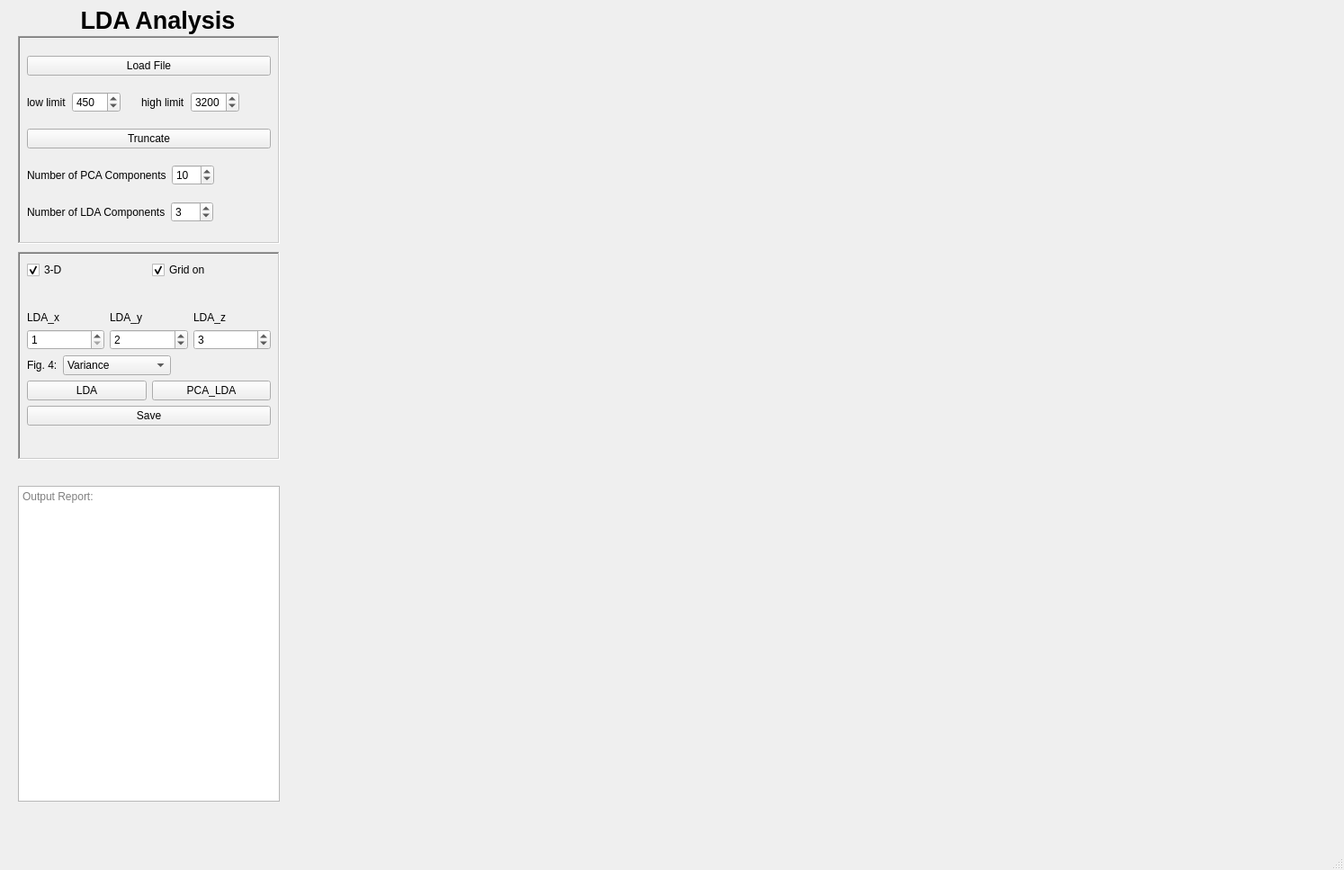
<?xml version="1.0" encoding="UTF-8"?>
<ui version="4.0">
 <class>MainWindow</class>
 <widget class="QMainWindow" name="MainWindow">
  <property name="geometry">
   <rect>
    <x>0</x>
    <y>0</y>
    <width>1494</width>
    <height>967</height>
   </rect>
  </property>
  <property name="sizePolicy">
   <sizepolicy hsizetype="Expanding" vsizetype="Expanding">
    <horstretch>0</horstretch>
    <verstretch>0</verstretch>
   </sizepolicy>
  </property>
  <property name="windowTitle">
   <string>MainWindow</string>
  </property>
  <widget class="QWidget" name="centralwidget">
   <widget class="QLabel" name="label_9">
    <property name="geometry">
     <rect>
      <x>20</x>
      <y>0</y>
      <width>311</width>
      <height>44</height>
     </rect>
    </property>
    <property name="font">
     <font>
      <family>Arial</family>
      <pointsize>20</pointsize>
      <weight>75</weight>
      <bold>true</bold>
     </font>
    </property>
    <property name="text">
     <string>LDA Analysis</string>
    </property>
    <property name="alignment">
     <set>Qt::AlignCenter</set>
    </property>
   </widget>
   <widget class="QWidget" name="verticalLayoutWidget_2">
    <property name="geometry">
     <rect>
      <x>330</x>
      <y>40</y>
      <width>1141</width>
      <height>851</height>
     </rect>
    </property>
    <layout class="QVBoxLayout" name="verticalLayout_2">
     <item>
      <widget class="QWidget" name="widget" native="true">
       <property name="sizePolicy">
        <sizepolicy hsizetype="Expanding" vsizetype="Expanding">
         <horstretch>0</horstretch>
         <verstretch>0</verstretch>
        </sizepolicy>
       </property>
      </widget>
     </item>
    </layout>
   </widget>
   <widget class="QFrame" name="frame">
    <property name="geometry">
     <rect>
      <x>20</x>
      <y>40</y>
      <width>291</width>
      <height>231</height>
     </rect>
    </property>
    <property name="frameShape">
     <enum>QFrame::WinPanel</enum>
    </property>
    <property name="frameShadow">
     <enum>QFrame::Sunken</enum>
    </property>
    <widget class="QWidget" name="verticalLayoutWidget_3">
     <property name="geometry">
      <rect>
       <x>10</x>
       <y>10</y>
       <width>271</width>
       <height>210</height>
      </rect>
     </property>
     <layout class="QVBoxLayout" name="verticalLayout_3">
      <item>
       <layout class="QHBoxLayout" name="horizontalLayout_3">
        <item>
         <widget class="QPushButton" name="pushButton_3">
          <property name="font">
           <font>
            <family>Arial</family>
           </font>
          </property>
          <property name="text">
           <string>Load File</string>
          </property>
         </widget>
        </item>
       </layout>
      </item>
      <item>
       <layout class="QHBoxLayout" name="horizontalLayout_4">
        <item>
         <widget class="QLabel" name="label">
          <property name="font">
           <font>
            <family>Arial</family>
           </font>
          </property>
          <property name="text">
           <string>low limit</string>
          </property>
         </widget>
        </item>
        <item>
         <widget class="QSpinBox" name="spinBox">
          <property name="font">
           <font>
            <family>Arial</family>
           </font>
          </property>
          <property name="minimum">
           <number>1</number>
          </property>
          <property name="maximum">
           <number>3600</number>
          </property>
          <property name="singleStep">
           <number>5</number>
          </property>
          <property name="value">
           <number>450</number>
          </property>
         </widget>
        </item>
        <item>
         <spacer name="horizontalSpacer_8">
          <property name="orientation">
           <enum>Qt::Horizontal</enum>
          </property>
          <property name="sizeHint" stdset="0">
           <size>
            <width>40</width>
            <height>20</height>
           </size>
          </property>
         </spacer>
        </item>
        <item>
         <widget class="QLabel" name="label_19">
          <property name="font">
           <font>
            <family>Arial</family>
           </font>
          </property>
          <property name="text">
           <string>high limit</string>
          </property>
         </widget>
        </item>
        <item>
         <widget class="QSpinBox" name="spinBox_2">
          <property name="font">
           <font>
            <family>Arial</family>
           </font>
          </property>
          <property name="minimum">
           <number>1</number>
          </property>
          <property name="maximum">
           <number>4000</number>
          </property>
          <property name="singleStep">
           <number>5</number>
          </property>
          <property name="value">
           <number>3200</number>
          </property>
         </widget>
        </item>
        <item>
         <spacer name="horizontalSpacer_4">
          <property name="orientation">
           <enum>Qt::Horizontal</enum>
          </property>
          <property name="sizeHint" stdset="0">
           <size>
            <width>58</width>
            <height>23</height>
           </size>
          </property>
         </spacer>
        </item>
       </layout>
      </item>
      <item>
       <widget class="QPushButton" name="pushButton_8">
        <property name="sizePolicy">
         <sizepolicy hsizetype="Minimum" vsizetype="Fixed">
          <horstretch>0</horstretch>
          <verstretch>0</verstretch>
         </sizepolicy>
        </property>
        <property name="font">
         <font>
          <family>Arial</family>
         </font>
        </property>
        <property name="text">
         <string>Truncate</string>
        </property>
       </widget>
      </item>
      <item>
       <layout class="QHBoxLayout" name="horizontalLayout_9">
        <item>
         <widget class="QLabel" name="label_12">
          <property name="font">
           <font>
            <family>Arial</family>
           </font>
          </property>
          <property name="text">
           <string>Number of PCA Components</string>
          </property>
         </widget>
        </item>
        <item>
         <widget class="QSpinBox" name="spinBox_8">
          <property name="font">
           <font>
            <family>Arial</family>
           </font>
          </property>
          <property name="prefix">
           <string/>
          </property>
          <property name="minimum">
           <number>1</number>
          </property>
          <property name="maximum">
           <number>100</number>
          </property>
          <property name="singleStep">
           <number>1</number>
          </property>
          <property name="value">
           <number>10</number>
          </property>
         </widget>
        </item>
        <item>
         <spacer name="horizontalSpacer_9">
          <property name="orientation">
           <enum>Qt::Horizontal</enum>
          </property>
          <property name="sizeHint" stdset="0">
           <size>
            <width>58</width>
            <height>23</height>
           </size>
          </property>
         </spacer>
        </item>
       </layout>
      </item>
      <item>
       <layout class="QHBoxLayout" name="horizontalLayout_8">
        <item>
         <widget class="QLabel" name="label_5">
          <property name="font">
           <font>
            <family>Arial</family>
           </font>
          </property>
          <property name="text">
           <string>Number of LDA Components</string>
          </property>
         </widget>
        </item>
        <item>
         <widget class="QSpinBox" name="spinBox_3">
          <property name="font">
           <font>
            <family>Arial</family>
           </font>
          </property>
          <property name="prefix">
           <string/>
          </property>
          <property name="minimum">
           <number>1</number>
          </property>
          <property name="maximum">
           <number>100</number>
          </property>
          <property name="singleStep">
           <number>1</number>
          </property>
          <property name="value">
           <number>3</number>
          </property>
         </widget>
        </item>
        <item>
         <spacer name="horizontalSpacer_5">
          <property name="orientation">
           <enum>Qt::Horizontal</enum>
          </property>
          <property name="sizeHint" stdset="0">
           <size>
            <width>58</width>
            <height>23</height>
           </size>
          </property>
         </spacer>
        </item>
       </layout>
      </item>
     </layout>
    </widget>
   </widget>
   <widget class="QFrame" name="frame_3">
    <property name="geometry">
     <rect>
      <x>20</x>
      <y>280</y>
      <width>291</width>
      <height>231</height>
     </rect>
    </property>
    <property name="frameShape">
     <enum>QFrame::WinPanel</enum>
    </property>
    <property name="frameShadow">
     <enum>QFrame::Sunken</enum>
    </property>
    <widget class="QWidget" name="verticalLayoutWidget">
     <property name="geometry">
      <rect>
       <x>10</x>
       <y>10</y>
       <width>271</width>
       <height>214</height>
      </rect>
     </property>
     <layout class="QVBoxLayout" name="verticalLayout">
      <item>
       <layout class="QHBoxLayout" name="horizontalLayout_2">
        <item>
         <widget class="QCheckBox" name="checkBox_5">
          <property name="font">
           <font>
            <family>Arial</family>
           </font>
          </property>
          <property name="text">
           <string>3-D</string>
          </property>
          <property name="checked">
           <bool>true</bool>
          </property>
         </widget>
        </item>
        <item>
         <widget class="QCheckBox" name="checkBox_2">
          <property name="sizePolicy">
           <sizepolicy hsizetype="Minimum" vsizetype="Fixed">
            <horstretch>0</horstretch>
            <verstretch>0</verstretch>
           </sizepolicy>
          </property>
          <property name="font">
           <font>
            <family>Arial</family>
           </font>
          </property>
          <property name="text">
           <string>Grid on</string>
          </property>
          <property name="checked">
           <bool>true</bool>
          </property>
         </widget>
        </item>
       </layout>
      </item>
      <item>
       <spacer name="verticalSpacer">
        <property name="orientation">
         <enum>Qt::Vertical</enum>
        </property>
        <property name="sizeHint" stdset="0">
         <size>
          <width>20</width>
          <height>40</height>
         </size>
        </property>
       </spacer>
      </item>
      <item>
       <layout class="QHBoxLayout" name="horizontalLayout_10">
        <item>
         <widget class="QLabel" name="label_14">
          <property name="font">
           <font>
            <family>Arial</family>
           </font>
          </property>
          <property name="text">
           <string>LDA_x</string>
          </property>
         </widget>
        </item>
        <item>
         <widget class="QLabel" name="label_13">
          <property name="font">
           <font>
            <family>Arial</family>
           </font>
          </property>
          <property name="text">
           <string>LDA_y</string>
          </property>
         </widget>
        </item>
        <item>
         <widget class="QLabel" name="label_15">
          <property name="font">
           <font>
            <family>Arial</family>
           </font>
          </property>
          <property name="text">
           <string>LDA_z</string>
          </property>
         </widget>
        </item>
       </layout>
      </item>
      <item>
       <layout class="QHBoxLayout" name="horizontalLayout_7">
        <item>
         <widget class="QSpinBox" name="spinBox_5">
          <property name="font">
           <font>
            <family>Arial</family>
           </font>
          </property>
          <property name="prefix">
           <string/>
          </property>
          <property name="minimum">
           <number>1</number>
          </property>
          <property name="maximum">
           <number>100</number>
          </property>
          <property name="singleStep">
           <number>1</number>
          </property>
          <property name="value">
           <number>1</number>
          </property>
         </widget>
        </item>
        <item>
         <widget class="QSpinBox" name="spinBox_6">
          <property name="font">
           <font>
            <family>Arial</family>
           </font>
          </property>
          <property name="prefix">
           <string/>
          </property>
          <property name="minimum">
           <number>1</number>
          </property>
          <property name="maximum">
           <number>100</number>
          </property>
          <property name="singleStep">
           <number>1</number>
          </property>
          <property name="value">
           <number>2</number>
          </property>
         </widget>
        </item>
        <item>
         <widget class="QSpinBox" name="spinBox_7">
          <property name="font">
           <font>
            <family>Arial</family>
           </font>
          </property>
          <property name="prefix">
           <string/>
          </property>
          <property name="minimum">
           <number>1</number>
          </property>
          <property name="maximum">
           <number>100</number>
          </property>
          <property name="singleStep">
           <number>1</number>
          </property>
          <property name="value">
           <number>3</number>
          </property>
         </widget>
        </item>
       </layout>
      </item>
      <item>
       <layout class="QHBoxLayout" name="horizontalLayout_6">
        <item>
         <widget class="QLabel" name="label_2">
          <property name="font">
           <font>
            <family>Arial</family>
           </font>
          </property>
          <property name="text">
           <string>Fig. 4:</string>
          </property>
         </widget>
        </item>
        <item>
         <widget class="QComboBox" name="comboBox">
          <property name="font">
           <font>
            <family>Arial</family>
           </font>
          </property>
          <item>
           <property name="text">
            <string>Variance</string>
           </property>
          </item>
          <item>
           <property name="text">
            <string>Histogram (LD1)</string>
           </property>
          </item>
          <item>
           <property name="text">
            <string>Histogram (LD2)</string>
           </property>
          </item>
         </widget>
        </item>
        <item>
         <spacer name="horizontalSpacer">
          <property name="orientation">
           <enum>Qt::Horizontal</enum>
          </property>
          <property name="sizeHint" stdset="0">
           <size>
            <width>40</width>
            <height>20</height>
           </size>
          </property>
         </spacer>
        </item>
       </layout>
      </item>
      <item>
       <layout class="QHBoxLayout" name="horizontalLayout_5">
        <item>
         <layout class="QHBoxLayout" name="horizontalLayout">
          <item>
           <widget class="QPushButton" name="pushButton_5">
            <property name="sizePolicy">
             <sizepolicy hsizetype="Minimum" vsizetype="Fixed">
              <horstretch>0</horstretch>
              <verstretch>0</verstretch>
             </sizepolicy>
            </property>
            <property name="font">
             <font>
              <family>Arial</family>
             </font>
            </property>
            <property name="text">
             <string>LDA</string>
            </property>
           </widget>
          </item>
          <item>
           <widget class="QPushButton" name="pushButton_7">
            <property name="sizePolicy">
             <sizepolicy hsizetype="Minimum" vsizetype="Fixed">
              <horstretch>0</horstretch>
              <verstretch>0</verstretch>
             </sizepolicy>
            </property>
            <property name="font">
             <font>
              <family>Arial</family>
             </font>
            </property>
            <property name="text">
             <string>PCA_LDA</string>
            </property>
           </widget>
          </item>
         </layout>
        </item>
       </layout>
      </item>
      <item>
       <widget class="QPushButton" name="pushButton_9">
        <property name="sizePolicy">
         <sizepolicy hsizetype="Minimum" vsizetype="Fixed">
          <horstretch>0</horstretch>
          <verstretch>0</verstretch>
         </sizepolicy>
        </property>
        <property name="font">
         <font>
          <family>Arial</family>
         </font>
        </property>
        <property name="text">
         <string>Save</string>
        </property>
       </widget>
      </item>
      <item>
       <spacer name="verticalSpacer_2">
        <property name="orientation">
         <enum>Qt::Vertical</enum>
        </property>
        <property name="sizeHint" stdset="0">
         <size>
          <width>20</width>
          <height>40</height>
         </size>
        </property>
       </spacer>
      </item>
     </layout>
    </widget>
   </widget>
   <widget class="QTextEdit" name="textEdit">
    <property name="geometry">
     <rect>
      <x>20</x>
      <y>540</y>
      <width>291</width>
      <height>351</height>
     </rect>
    </property>
    <property name="font">
     <font>
      <family>Arial</family>
     </font>
    </property>
    <property name="documentTitle">
     <string>Output</string>
    </property>
    <property name="placeholderText">
     <string>Output Report:</string>
    </property>
   </widget>
  </widget>
  <widget class="QMenuBar" name="menubar">
   <property name="geometry">
    <rect>
     <x>0</x>
     <y>0</y>
     <width>1494</width>
     <height>24</height>
    </rect>
   </property>
  </widget>
  <widget class="QStatusBar" name="statusbar"/>
 </widget>
 <resources/>
 <connections/>
</ui>
